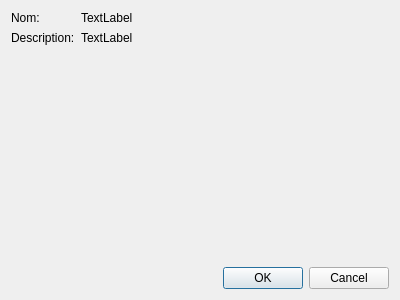
<?xml version="1.0" encoding="UTF-8"?>
<ui version="4.0">
 <class>VueAction</class>
 <widget class="QDialog" name="VueAction">
  <property name="geometry">
   <rect>
    <x>0</x>
    <y>0</y>
    <width>400</width>
    <height>300</height>
   </rect>
  </property>
  <property name="windowTitle">
   <string>Dialog</string>
  </property>
  <layout class="QVBoxLayout" name="verticalLayout">
   <item>
    <layout class="QFormLayout" name="formLayout">
     <property name="fieldGrowthPolicy">
      <enum>QFormLayout::ExpandingFieldsGrow</enum>
     </property>
     <item row="0" column="1">
      <widget class="QLabel" name="etiquetteNom">
       <property name="text">
        <string>TextLabel</string>
       </property>
      </widget>
     </item>
     <item row="1" column="1">
      <widget class="QLabel" name="etiquetteDescription">
       <property name="text">
        <string>TextLabel</string>
       </property>
      </widget>
     </item>
     <item row="0" column="0">
      <widget class="QLabel" name="label">
       <property name="text">
        <string>Nom:</string>
       </property>
      </widget>
     </item>
     <item row="1" column="0">
      <widget class="QLabel" name="label_2">
       <property name="text">
        <string>Description:</string>
       </property>
      </widget>
     </item>
    </layout>
   </item>
   <item>
    <widget class="QDialogButtonBox" name="buttonBox">
     <property name="orientation">
      <enum>Qt::Horizontal</enum>
     </property>
     <property name="standardButtons">
      <set>QDialogButtonBox::Cancel|QDialogButtonBox::Ok</set>
     </property>
    </widget>
   </item>
  </layout>
 </widget>
 <resources/>
 <connections>
  <connection>
   <sender>buttonBox</sender>
   <signal>accepted()</signal>
   <receiver>VueAction</receiver>
   <slot>accept()</slot>
   <hints>
    <hint type="sourcelabel">
     <x>248</x>
     <y>254</y>
    </hint>
    <hint type="destinationlabel">
     <x>157</x>
     <y>274</y>
    </hint>
   </hints>
  </connection>
  <connection>
   <sender>buttonBox</sender>
   <signal>rejected()</signal>
   <receiver>VueAction</receiver>
   <slot>reject()</slot>
   <hints>
    <hint type="sourcelabel">
     <x>316</x>
     <y>260</y>
    </hint>
    <hint type="destinationlabel">
     <x>286</x>
     <y>274</y>
    </hint>
   </hints>
  </connection>
 </connections>
</ui>
